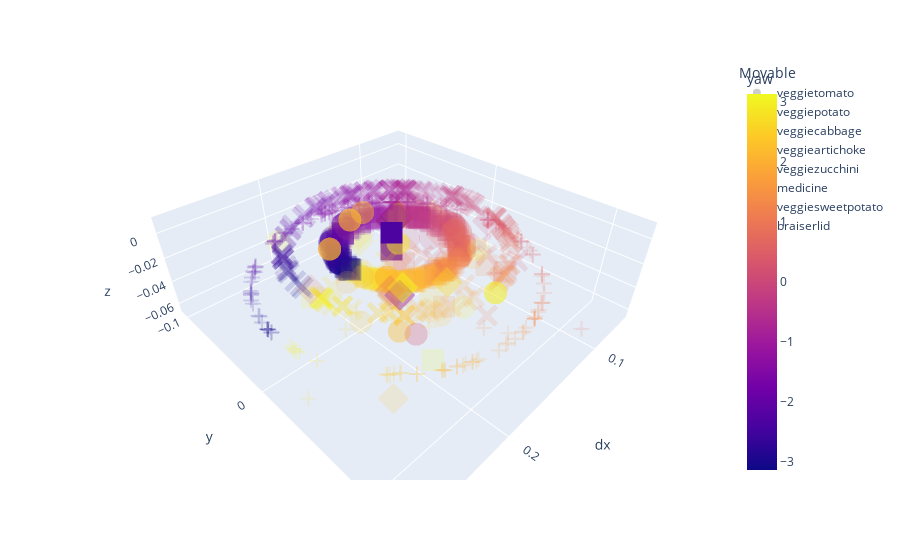

The notebook cell this image was saved under:
### Code cell
plot_samples(df, surface='BraiserBody/100015')

### Figure 1 — Plotly figure (JSON) as saved in the notebook; plotly's stock layout.template omitted (floating-point values rounded to 4 significant figures; data arrays with more than 128 entries replaced by an {"elided": "..."} marker saying what was removed)
{"data": [{"customdata": {"elided": "139x2 str values"}, "hovertemplate": "Movable=veggietomato<br>dx=%{x}<br>y=%{y}<br>z=%{z}<br>run_name=%{customdata[0]}<br>Action=%{customdata[1]}<br>yaw=%{marker.color}<extra></extra>", "legendgroup": "veggietomato", "marker": {"color": {"elided": "139 float values"}, "coloraxis": "coloraxis", "opacity": 0.15, "symbol": "circle"}, "mode": "markers", "name": "veggietomato", "scene": "scene", "showlegend": true, "type": "scatter3d", "x": {"elided": "139 float values"}, "y": {"elided": "139 float values"}, "z": {"elided": "139 float values"}}, {"customdata": {"elided": "126x2 str values"}, "hovertemplate": "Movable=veggiepotato<br>dx=%{x}<br>y=%{y}<br>z=%{z}<br>run_name=%{customdata[0]}<br>Action=%{customdata[1]}<br>yaw=%{marker.color}<extra></extra>", "legendgroup": "veggiepotato", "marker": {"color": [2.981, 1.454, 0.988, 2.671, 1.236, 1.887, 1.454, -2.981, -2.484, -0.75, -1.765, -2.639, 1.358, 2.263, -2.644, 3.117, 1.887, 2.091, -0.734, -2.981, 1.259, 1.358, -2.484, 0.055, 2.895, 1.165, 1.006, 0.275, -2.444, -1.412, 0.385, 0.353, 0.828, 1.431, 0.553, 2.946, 2.704, -0.75, 2.263, 1.383, 3.117, 2.181, -0.284, 1.358, 2.091, 1.259, -0.97, 1.518, -0.692, 1.887, 2.04, -2.734, 2.208, -2.346, 2.378, 1.574, -0.841, 1.099, 1.586, -0.97, -0.284, -2.832, 1.518, 1.259, 2.091, 1.012, 1.631, -0.692, 1.358, 2.038, -1.266, 1.851, -0.734, 1.804, 1.941, -1.796, -2.484, 0.641, 1.455, -2.136, -2.644, 1.171, -2.981, -2.639, 1.259, 3.117, 1.171, -2.346, 0.641, -2.734, -2.484, -2.639, -2.644, 2.215, -2.626, -1.169, 0.158, -0.817, 0.626, 1.08, -2.639, -0.633, 3.062, 0.998, 0.144, 2.039, 0.516, 0.136, -1.06, -2.543, 3.098, -0.75, 2.465, -1.765, 2.655, -2.495, 1.477, 0.276, 2.417, -2.639, 2.681, -0.312, 0.026, 0.683, -2.993, 1.967], "coloraxis": "coloraxis", "opacity": 0.15, "symbol": "diamond"}, "mode": "markers", "name": "veggiepotato", "scene": "scene", "showlegend": true, "type": "scatter3d", "x": [0.1888, 0.1298, 0.1868, 0.1838, 0.1758, 0.1618, 0.1298, 0.1628, 0.1628, 0.1688, 0.1688, 0.1688, 0.1688, 0.1688, 0.1628, 0.1628, 0.1618, 0.1618, 0.1688, 0.1688, 0.1688, 0.1688, 0.1688, 0.1088, 0.1878, 0.1958, 0.1448, 0.1618, 0.1618, 0.1618, 0.1618, 0.1618, 0.1618, 0.1618, 0.1618, 0.1618, 0.1618, 0.1618, 0.1618, 0.1618, 0.1628, 0.1628, 0.1618, 0.1608, 0.1618, 0.1618, 0.1618, 0.1618, 0.1618, 0.1618, 0.1628, 0.1618, 0.1618, 0.1628, 0.1628, 0.1618, 0.1618, 0.1618, 0.1618, 0.1618, 0.1618, 0.1628, 0.1618, 0.1618, 0.1618, 0.1618, 0.1618, 0.1618, 0.1608, 0.1618, 0.1628, 0.1618, 0.1618, 0.1618, 0.1618, 0.1628, 0.1628, 0.1618, 0.1618, 0.1628, 0.1628, 0.1618, 0.1628, 0.1628, 0.1688, 0.1628, 0.1618, 0.1628, 0.1618, 0.1618, 0.1628, 0.1628, 0.1628, 0.1618, 0.1628, 0.1618, 0.1608, 0.1618, 0.1618, 0.1618, 0.1628, 0.1618, 0.1628, 0.1608, 0.1618, 0.1618, 0.1608, 0.1618, 0.1628, 0.1628, 0.1628, 0.1618, 0.1618, 0.1628, 0.1618, 0.1618, 0.1618, 0.1618, 0.1618, 0.1628, 0.1618, 0.1618, 0.1618, 0.1618, 0.1618, 0.1618], "y": [-0.01, 0.002, 0.024, -0.016, 0.021, 0, 0.002, -0.001, 0, 0, 0, 0, 0, 0, -0.001, 0, 0, -0.001, 0, 0, 0, 0, 0, 0.035, -0.03, 0.031, 0.023, -0.002, -0.001, -0.002, -0.002, -0.001, -0.001, 0, -0.001, -0.001, 0, -0.001, -0.001, 0, 0, -0.001, -0.001, -0.001, -0.001, -0.001, -0.001, -0.001, -0.002, 0, 0, -0.001, -0.001, 0, 0, 0, -0.001, -0.001, 0, -0.001, -0.001, -0.001, -0.001, -0.001, -0.001, -0.001, -0.001, -0.002, -0.001, -0.001, -0.002, -0.001, -0.002, -0.001, 0, -0.002, 0, -0.001, 0, -0.001, -0.001, -0.001, -0.001, -0.001, 0, 0, -0.001, 0, -0.001, -0.001, 0, 0, -0.001, 0, -0.001, -0.002, -0.001, -0.001, -0.001, -0.001, 0, -0.002, 0, -0.001, -0.001, -0.001, -0.001, -0.001, -0.001, -0.001, -0.001, -0.001, -0.001, -0.001, -0.001, -0.001, 0, -0.001, 0, -0.001, -0.001, -0.001, -0.001, -0.001, -0.001, -0.001], "z": [-0.002, -0.001, -0.002, -0.002, -0.001, 0.01, -0.001, 0.009, 0.009, 0.009, 0.009, 0.009, 0.009, 0.01, 0.009, 0.009, 0.01, 0.01, 0.01, 0.009, 0.009, 0.009, 0.009, -0.001, -0.002, -0.001, -0.002, 0.01, 0.009, 0.01, 0.01, 0.009, 0.009, 0.01, 0.01, 0.009, 0.009, 0.009, 0.01, 0.009, 0.009, 0.009, 0.009, 0.009, 0.01, 0.009, 0.009, 0.009, 0.01, 0.01, 0.009, 0.01, 0.009, 0.009, 0.009, 0.009, 0.009, 0.009, 0.01, 0.009, 0.009, 0.009, 0.009, 0.009, 0.01, 0.01, 0.009, 0.01, 0.009, 0.01, 0.01, 0.009, 0.01, 0.009, 0.009, 0.01, 0.009, 0.01, 0.009, 0.01, 0.009, 0.01, 0.009, 0.009, 0.009, 0.009, 0.01, 0.009, 0.01, 0.01, 0.009, 0.009, 0.009, 0.009, 0.009, 0.01, 0.009, 0.01, 0.009, 0.009, 0.009, 0.009, 0.009, 0.01, 0.01, 0.009, 0.009, 0.009, 0.009, 0.009, 0.009, 0.009, 0.009, 0.009, 0.009, 0.009, 0.009, 0.01, 0.009, 0.009, 0.009, 0.01, 0.009, 0.01, 0.009, 0.01]}, {"customdata": {"elided": "180x2 str values"}, "hovertemplate": "Movable=veggiecabbage<br>dx=%{x}<br>y=%{y}<br>z=%{z}<br>run_name=%{customdata[0]}<br>Action=%{customdata[1]}<br>yaw=%{marker.color}<extra></extra>", "legendgroup": "veggiecabbage", "marker": {"color": {"elided": "180 float values"}, "coloraxis": "coloraxis", "opacity": 0.15, "symbol": "square"}, "mode": "markers", "name": "veggiecabbage", "scene": "scene", "showlegend": true, "type": "scatter3d", "x": {"elided": "180 float values"}, "y": {"elided": "180 float values"}, "z": {"elided": "180 float values"}}, {"customdata": {"elided": "153x2 str values"}, "hovertemplate": "Movable=veggieartichoke<br>dx=%{x}<br>y=%{y}<br>z=%{z}<br>run_name=%{customdata[0]}<br>Action=%{customdata[1]}<br>yaw=%{marker.color}<extra></extra>", "legendgroup": "veggieartichoke", "marker": {"color": {"elided": "153 float values"}, "coloraxis": "coloraxis", "opacity": 0.15, "symbol": "x"}, "mode": "markers", "name": "veggieartichoke", "scene": "scene", "showlegend": true, "type": "scatter3d", "x": {"elided": "153 float values"}, "y": {"elided": "153 float values"}, "z": {"elided": "153 float values"}}, {"customdata": {"elided": "157x2 str values"}, "hovertemplate": "Movable=veggiezucchini<br>dx=%{x}<br>y=%{y}<br>z=%{z}<br>run_name=%{customdata[0]}<br>Action=%{customdata[1]}<br>yaw=%{marker.color}<extra></extra>", "legendgroup": "veggiezucchini", "marker": {"color": {"elided": "157 float values"}, "coloraxis": "coloraxis", "opacity": 0.15, "symbol": "cross"}, "mode": "markers", "name": "veggiezucchini", "scene": "scene", "showlegend": true, "type": "scatter3d", "x": {"elided": "157 float values"}, "y": {"elided": "157 float values"}, "z": {"elided": "157 float values"}}, {"customdata": [["/mm_braiser/24", "pick"], ["/mm_braiser/38", "pick"], ["/mm_braiser/50", "pick"], ["/mm_braiser/63", "pick"], ["/mm_braiser/96", "pick"], ["/mm_braiser/134", "pick"], ["/mm_braiser/172", "pick"], ["/mm_braiser/202", "pick"], ["/mm_braiser/235", "pick"], ["/mm_braiser/374", "pick"], ["/mm_braiser/382", "pick"], ["/mm_braiser/383", "pick"], ["/mm_braiser/386", "pick"], ["/mm_braiser/406", "pick"], ["/mm_braiser/409", "pick"], ["/mm_braiser/416", "pick"], ["/mm_braiser/419", "pick"], ["/mm_braiser/425", "pick"], ["/mm_braiser/437", "pick"], ["/mm_braiser/442", "pick"], ["/mm_braiser/482", "pick"], ["/mm_braiser/483", "pick"], ["/mm_braiser/489", "pick"], ["/mm_braiser/493", "pick"], ["/mm_braiser/517", "pick"], ["/mm_braiser/526", "pick"], ["/mm_braiser/527", "pick"], ["/mm_braiser/531", "pick"], ["/mm_braiser/532", "pick"], ["/tt_braiser/22", "pick"], ["/tt_braiser/25", "pick"], ["/tt_braiser/26", "pick"], ["/tt_braiser/47", "pick"], ["/tt_braiser/48", "pick"], ["/tt_braiser/71", "pick"], ["/tt_braiser/79", "pick"], ["/tt_braiser/82", "pick"], ["/tt_braiser/83", "pick"], ["/tt_braiser/88", "pick"], ["/tt_braiser/90", "pick"], ["/tt_braiser/94", "pick"], ["/tt_braiser/99", "pick"], ["/_kc_mm_braiser/965", "pick"], ["/_kc_mm_braiser/981", "pick"], ["/_kc_mm_braiser/992", "pick"], ["/_kc_mm_braiser/1008", "pick"], ["/_kc_mm_braiser/1035", "pick"], ["/_kc_mm_braiser/1073", "pick"], ["/_kc_mm_braiser/1092", "pick"]], "hovertemplate": "Movable=medicine<br>dx=%{x}<br>y=%{y}<br>z=%{z}<br>run_name=%{customdata[0]}<br>Action=%{customdata[1]}<br>yaw=%{marker.color}<extra></extra>", "legendgroup": "medicine", "marker": {"color": [0.329, 2.155, 2.241, 2.942, 2.047, 2.14, 2.075, 0.747, 2.874, 2.155, 2.14, 0.747, 2.047, 2.047, 2.075, 2.874, 2.155, 2.047, 2.047, 2.155, 2.14, 2.155, 2.241, 2.075, 2.14, 0.747, 2.047, 2.942, 2.942, 2.047, 2.241, 2.047, 2.155, 2.155, 2.14, 2.942, 2.075, 2.874, 2.14, 2.874, 2.942, 0.329, 1.176, 0.075, 0.787, 0.065, 2.021, 1.556, 2.97], "coloraxis": "coloraxis", "opacity": 0.15, "symbol": "circle"}, "mode": "markers", "name": "medicine", "scene": "scene", "showlegend": true, "type": "scatter3d", "x": [0.2068, 0.1488, 0.2128, 0.1458, 0.1888, 0.1818, 0.1368, 0.1018, 0.1448, 0.1488, 0.1818, 0.1018, 0.1888, 0.1888, 0.1368, 0.1448, 0.1488, 0.1888, 0.1888, 0.1488, 0.1818, 0.1488, 0.2128, 0.1368, 0.1818, 0.1018, 0.1888, 0.1458, 0.1458, 0.1888, 0.2128, 0.1888, 0.1488, 0.1488, 0.1818, 0.1458, 0.1368, 0.1448, 0.1818, 0.1448, 0.1458, 0.2068, 0.1908, 0.1198, 0.1428, 0.1588, 0.2058, 0.1898, 0.1128], "y": [0.06, -0.069, 0.052, 0.072, -0.044, 0.008, -0.067, 0, -0.018, -0.069, 0.008, 0, -0.044, -0.044, -0.067, -0.018, -0.069, -0.044, -0.044, -0.069, 0.008, -0.069, 0.052, -0.067, 0.008, 0, -0.044, 0.072, 0.072, -0.044, 0.052, -0.044, -0.069, -0.069, 0.008, 0.072, -0.067, -0.018, 0.008, -0.018, 0.072, 0.06, 0.032, -0.008, 0.027, -0.061, -0.004, -0.007, 0.033], "z": [-0.028, -0.026, -0.027, -0.024, -0.024, -0.026, -0.023, -0.026, -0.027, -0.026, -0.026, -0.026, -0.024, -0.024, -0.023, -0.027, -0.026, -0.024, -0.024, -0.026, -0.026, -0.026, -0.027, -0.023, -0.026, -0.026, -0.024, -0.024, -0.024, -0.024, -0.027, -0.024, -0.026, -0.026, -0.026, -0.024, -0.023, -0.027, -0.026, -0.027, -0.024, -0.028, -0.023, -0.029, -0.023, -0.026, -0.024, -0.029, -0.024]}, {"customdata": [["/mm_braiser/375", "pick"], ["/mm_braiser/390", "pick"], ["/mm_braiser/450", "pick"], ["/mm_braiser/478", "pick"], ["/mm_braiser/534", "pick"], ["/tt_storage_long/12", "pick"], ["/tt_storage_long/40", "pick"], ["/tt_braiser/5", "pick"], ["/tt_braiser/44", "pick"], ["/mm_storage_long/178", "pick"], ["/mm_braiser/375", "place"], ["/mm_braiser/387", "place"], ["/mm_braiser/442", "place"], ["/mm_braiser/450", "place"], ["/mm_braiser/483", "place"], ["/mm_braiser/498", "place"], ["/mm_braiser/528", "place"], ["/tt_braiser/48", "place"], ["/tt_braiser/50", "place"], ["/tt_braiser/83", "place"], ["/tt_braiser/90", "place"]], "hovertemplate": "Movable=veggiesweetpotato<br>dx=%{x}<br>y=%{y}<br>z=%{z}<br>run_name=%{customdata[0]}<br>Action=%{customdata[1]}<br>yaw=%{marker.color}<extra></extra>", "legendgroup": "veggiesweetpotato", "marker": {"color": [3.002, 2.896, 0.9, 2.313, 2.6, 3.002, 2.051, 2.6, 2.6, 0.667, -1.279, -1.279, 2.051, 2.896, -1.279, 0.667, 3.002, 3.002, 2.051, 0.667, 2.896], "coloraxis": "coloraxis", "opacity": 0.15, "symbol": "diamond"}, "mode": "markers", "name": "veggiesweetpotato", "scene": "scene", "showlegend": true, "type": "scatter3d", "x": [0.1568, 0.1568, 0.1988, 0.2288, 0.1158, 0.1688, 0.1688, 0.1158, 0.1158, 0.1688, 0.1648, 0.1648, 0.1588, 0.1568, 0.1648, 0.1658, 0.1568, 0.1568, 0.1588, 0.1658, 0.1568], "y": [-0.001, -0.001, -0.06, 0.063, 0.008, 0, 0, 0.008, 0.008, 0, 0.004, 0.004, -0.006, -0.001, 0.004, -0.005, -0.001, -0.001, -0.006, -0.005, -0.001], "z": [-0.053, -0.053, -0.064, -0.064, -0.065, -0.053, -0.053, -0.065, -0.065, -0.053, -0.053, -0.053, -0.053, -0.053, -0.053, -0.053, -0.053, -0.053, -0.053, -0.053, -0.053]}, {"customdata": {"elided": "286x2 str values"}, "hovertemplate": "Movable=braiserlid<br>dx=%{x}<br>y=%{y}<br>z=%{z}<br>run_name=%{customdata[0]}<br>Action=%{customdata[1]}<br>yaw=%{marker.color}<extra></extra>", "legendgroup": "braiserlid", "marker": {"color": {"elided": "286 float values"}, "coloraxis": "coloraxis", "opacity": 0.15, "symbol": "square"}, "mode": "markers", "name": "braiserlid", "scene": "scene", "showlegend": true, "type": "scatter3d", "x": {"elided": "286 float values"}, "y": {"elided": "286 int values"}, "z": {"elided": "286 int values"}}], "layout": {"coloraxis": {"colorbar": {"title": {"text": "yaw"}}, "colorscale": [[0, "#0d0887"], [0.1111, "#46039f"], [0.2222, "#7201a8"], [0.3333, "#9c179e"], [0.4444, "#bd3786"], [0.5556, "#d8576b"], [0.6667, "#ed7953"], [0.7778, "#fb9f3a"], [0.8889, "#fdca26"], [1, "#f0f921"]]}, "legend": {"title": {"text": "Movable"}, "tracegroupgap": 0}, "margin": {"t": 60}, "scene": {"domain": {"x": [0, 1], "y": [0, 1]}, "xaxis": {"title": {"text": "dx"}}, "yaxis": {"title": {"text": "y"}}, "zaxis": {"title": {"text": "z"}}}}}
